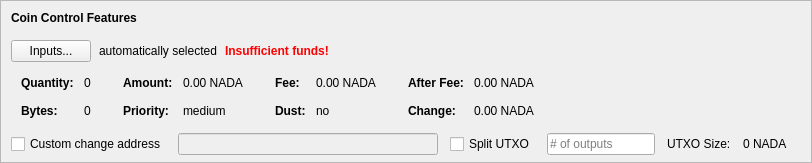
    <widget class="QFrame" name="frameCoinControl">
     <property name="sizePolicy">
      <sizepolicy hsizetype="Expanding" vsizetype="Expanding">
       <horstretch>0</horstretch>
       <verstretch>0</verstretch>
      </sizepolicy>
     </property>
     <property name="maximumSize">
      <size>
       <width>16777215</width>
       <height>16777215</height>
      </size>
     </property>
     <property name="frameShape">
      <enum>QFrame::StyledPanel</enum>
     </property>
     <property name="frameShadow">
      <enum>QFrame::Sunken</enum>
     </property>
     <layout class="QVBoxLayout" name="verticalLayoutCoinControl2">
      <property name="spacing">
       <number>0</number>
      </property>
      <property name="leftMargin">
       <number>0</number>
      </property>
      <property name="topMargin">
       <number>0</number>
      </property>
      <property name="rightMargin">
       <number>0</number>
      </property>
      <property name="bottomMargin">
       <number>6</number>
      </property>
      <item>
       <layout class="QVBoxLayout" name="verticalLayoutCoinControl" stretch="0,0,0,0,1">
        <property name="spacing">
         <number>0</number>
        </property>
        <property name="leftMargin">
         <number>10</number>
        </property>
        <property name="topMargin">
         <number>10</number>
        </property>
        <item>
         <layout class="QHBoxLayout" name="horizontalLayoutCoinControl1">
          <property name="bottomMargin">
           <number>15</number>
          </property>
          <item>
           <widget class="QLabel" name="labelCoinControlFeatures">
            <property name="sizePolicy">
             <sizepolicy hsizetype="Preferred" vsizetype="Maximum">
              <horstretch>0</horstretch>
              <verstretch>0</verstretch>
             </sizepolicy>
            </property>
            <property name="font">
             <font>
              <weight>75</weight>
              <bold>true</bold>
             </font>
            </property>
            <property name="styleSheet">
             <string notr="true">font-weight:bold;</string>
            </property>
            <property name="text">
             <string>Coin Control Features</string>
            </property>
           </widget>
          </item>
         </layout>
        </item>
        <item>
         <layout class="QHBoxLayout" name="horizontalLayoutCoinControl2" stretch="0,0,0,0">
          <property name="spacing">
           <number>8</number>
          </property>
          <property name="bottomMargin">
           <number>10</number>
          </property>
          <item>
           <widget class="QPushButton" name="pushButtonCoinControl">
            <property name="styleSheet">
             <string notr="true"/>
            </property>
            <property name="text">
             <string>Inputs...</string>
            </property>
            <property name="autoDefault">
             <bool>false</bool>
            </property>
           </widget>
          </item>
          <item>
           <widget class="QLabel" name="labelCoinControlAutomaticallySelected">
            <property name="text">
             <string>automatically selected</string>
            </property>
            <property name="margin">
             <number>5</number>
            </property>
           </widget>
          </item>
          <item>
           <widget class="QLabel" name="labelCoinControlInsuffFunds">
            <property name="font">
             <font>
              <weight>75</weight>
              <bold>true</bold>
             </font>
            </property>
            <property name="styleSheet">
             <string notr="true">color:red;font-weight:bold;</string>
            </property>
            <property name="text">
             <string>Insufficient funds!</string>
            </property>
            <property name="margin">
             <number>5</number>
            </property>
           </widget>
          </item>
          <item>
           <spacer name="horizontalSpacerCoinControl">
            <property name="orientation">
             <enum>Qt::Horizontal</enum>
            </property>
            <property name="sizeHint" stdset="0">
             <size>
              <width>40</width>
              <height>1</height>
             </size>
            </property>
           </spacer>
          </item>
         </layout>
        </item>
        <item>
         <widget class="QWidget" name="widgetCoinControl" native="true">
          <property name="sizePolicy">
           <sizepolicy hsizetype="Preferred" vsizetype="Preferred">
            <horstretch>0</horstretch>
            <verstretch>0</verstretch>
           </sizepolicy>
          </property>
          <property name="minimumSize">
           <size>
            <width>0</width>
            <height>0</height>
           </size>
          </property>
          <property name="styleSheet">
           <string notr="true"/>
          </property>
          <layout class="QHBoxLayout" name="horizontalLayoutCoinControl5">
           <property name="leftMargin">
            <number>0</number>
           </property>
           <property name="topMargin">
            <number>0</number>
           </property>
           <property name="rightMargin">
            <number>0</number>
           </property>
           <property name="bottomMargin">
            <number>0</number>
           </property>
           <item>
            <layout class="QHBoxLayout" name="horizontalLayoutCoinControl3" stretch="0,0,0,1">
             <property name="spacing">
              <number>20</number>
             </property>
             <property name="topMargin">
              <number>0</number>
             </property>
             <property name="bottomMargin">
              <number>10</number>
             </property>
             <item>
              <layout class="QFormLayout" name="formLayoutCoinControl1">
               <property name="horizontalSpacing">
                <number>10</number>
               </property>
               <property name="verticalSpacing">
                <number>14</number>
               </property>
               <property name="leftMargin">
                <number>10</number>
               </property>
               <property name="topMargin">
                <number>4</number>
               </property>
               <property name="rightMargin">
                <number>6</number>
               </property>
               <item row="0" column="0">
                <widget class="QLabel" name="labelCoinControlQuantityText">
                 <property name="font">
                  <font>
                   <weight>75</weight>
                   <bold>true</bold>
                  </font>
                 </property>
                 <property name="text">
                  <string>Quantity:</string>
                 </property>
                 <property name="margin">
                  <number>0</number>
                 </property>
                </widget>
               </item>
               <item row="0" column="1">
                <widget class="QLabel" name="labelCoinControlQuantity">
                 <property name="cursor">
                  <cursorShape>IBeamCursor</cursorShape>
                 </property>
                 <property name="contextMenuPolicy">
                  <enum>Qt::ActionsContextMenu</enum>
                 </property>
                 <property name="text">
                  <string notr="true">0</string>
                 </property>
                 <property name="margin">
                  <number>0</number>
                 </property>
                 <property name="textInteractionFlags">
                  <set>Qt::LinksAccessibleByMouse|Qt::TextSelectableByKeyboard|Qt::TextSelectableByMouse</set>
                 </property>
                </widget>
               </item>
               <item row="1" column="0">
                <widget class="QLabel" name="labelCoinControlBytesText">
                 <property name="font">
                  <font>
                   <weight>75</weight>
                   <bold>true</bold>
                  </font>
                 </property>
                 <property name="text">
                  <string>Bytes:</string>
                 </property>
                </widget>
               </item>
               <item row="1" column="1">
                <widget class="QLabel" name="labelCoinControlBytes">
                 <property name="cursor">
                  <cursorShape>IBeamCursor</cursorShape>
                 </property>
                 <property name="contextMenuPolicy">
                  <enum>Qt::ActionsContextMenu</enum>
                 </property>
                 <property name="text">
                  <string notr="true">0</string>
                 </property>
                 <property name="textInteractionFlags">
                  <set>Qt::LinksAccessibleByMouse|Qt::TextSelectableByKeyboard|Qt::TextSelectableByMouse</set>
                 </property>
                </widget>
               </item>
              </layout>
             </item>
             <item>
              <layout class="QFormLayout" name="formLayoutCoinControl2">
               <property name="horizontalSpacing">
                <number>10</number>
               </property>
               <property name="verticalSpacing">
                <number>14</number>
               </property>
               <property name="leftMargin">
                <number>6</number>
               </property>
               <property name="topMargin">
                <number>4</number>
               </property>
               <property name="rightMargin">
                <number>6</number>
               </property>
               <item row="0" column="0">
                <widget class="QLabel" name="labelCoinControlAmountText">
                 <property name="font">
                  <font>
                   <weight>75</weight>
                   <bold>true</bold>
                  </font>
                 </property>
                 <property name="text">
                  <string>Amount:</string>
                 </property>
                 <property name="margin">
                  <number>0</number>
                 </property>
                </widget>
               </item>
               <item row="0" column="1">
                <widget class="QLabel" name="labelCoinControlAmount">
                 <property name="cursor">
                  <cursorShape>IBeamCursor</cursorShape>
                 </property>
                 <property name="contextMenuPolicy">
                  <enum>Qt::ActionsContextMenu</enum>
                 </property>
                 <property name="text">
                  <string notr="true">0.00 NADA</string>
                 </property>
                 <property name="textInteractionFlags">
                  <set>Qt::LinksAccessibleByMouse|Qt::TextSelectableByKeyboard|Qt::TextSelectableByMouse</set>
                 </property>
                </widget>
               </item>
               <item row="1" column="0">
                <widget class="QLabel" name="labelCoinControlPriorityText">
                 <property name="font">
                  <font>
                   <weight>75</weight>
                   <bold>true</bold>
                  </font>
                 </property>
                 <property name="text">
                  <string>Priority:</string>
                 </property>
                </widget>
               </item>
               <item row="1" column="1">
                <widget class="QLabel" name="labelCoinControlPriority">
                 <property name="cursor">
                  <cursorShape>IBeamCursor</cursorShape>
                 </property>
                 <property name="contextMenuPolicy">
                  <enum>Qt::ActionsContextMenu</enum>
                 </property>
                 <property name="text">
                  <string>medium</string>
                 </property>
                 <property name="textInteractionFlags">
                  <set>Qt::LinksAccessibleByMouse|Qt::TextSelectableByKeyboard|Qt::TextSelectableByMouse</set>
                 </property>
                </widget>
               </item>
              </layout>
             </item>
             <item>
              <layout class="QFormLayout" name="formLayoutCoinControl3">
               <property name="horizontalSpacing">
                <number>10</number>
               </property>
               <property name="verticalSpacing">
                <number>14</number>
               </property>
               <property name="leftMargin">
                <number>6</number>
               </property>
               <property name="topMargin">
                <number>4</number>
               </property>
               <property name="rightMargin">
                <number>6</number>
               </property>
               <item row="0" column="0">
                <widget class="QLabel" name="labelCoinControlFeeText">
                 <property name="font">
                  <font>
                   <weight>75</weight>
                   <bold>true</bold>
                  </font>
                 </property>
                 <property name="text">
                  <string>Fee:</string>
                 </property>
                 <property name="margin">
                  <number>0</number>
                 </property>
                </widget>
               </item>
               <item row="0" column="1">
                <widget class="QLabel" name="labelCoinControlFee">
                 <property name="cursor">
                  <cursorShape>IBeamCursor</cursorShape>
                 </property>
                 <property name="contextMenuPolicy">
                  <enum>Qt::ActionsContextMenu</enum>
                 </property>
                 <property name="text">
                  <string notr="true">0.00 NADA</string>
                 </property>
                 <property name="textInteractionFlags">
                  <set>Qt::LinksAccessibleByMouse|Qt::TextSelectableByKeyboard|Qt::TextSelectableByMouse</set>
                 </property>
                </widget>
               </item>
               <item row="1" column="0">
                <widget class="QLabel" name="labelCoinControlLowOutputText">
                 <property name="font">
                  <font>
                   <weight>75</weight>
                   <bold>true</bold>
                  </font>
                 </property>
                 <property name="text">
                  <string>Dust:</string>
                 </property>
                </widget>
               </item>
               <item row="1" column="1">
                <widget class="QLabel" name="labelCoinControlLowOutput">
                 <property name="cursor">
                  <cursorShape>IBeamCursor</cursorShape>
                 </property>
                 <property name="contextMenuPolicy">
                  <enum>Qt::ActionsContextMenu</enum>
                 </property>
                 <property name="text">
                  <string>no</string>
                 </property>
                 <property name="textInteractionFlags">
                  <set>Qt::LinksAccessibleByMouse|Qt::TextSelectableByKeyboard|Qt::TextSelectableByMouse</set>
                 </property>
                </widget>
               </item>
              </layout>
             </item>
             <item>
              <layout class="QFormLayout" name="formLayoutCoinControl4">
               <property name="horizontalSpacing">
                <number>10</number>
               </property>
               <property name="verticalSpacing">
                <number>14</number>
               </property>
               <property name="leftMargin">
                <number>6</number>
               </property>
               <property name="topMargin">
                <number>4</number>
               </property>
               <property name="rightMargin">
                <number>6</number>
               </property>
               <item row="0" column="0">
                <widget class="QLabel" name="labelCoinControlAfterFeeText">
                 <property name="font">
                  <font>
                   <weight>75</weight>
                   <bold>true</bold>
                  </font>
                 </property>
                 <property name="text">
                  <string>After Fee:</string>
                 </property>
                 <property name="margin">
                  <number>0</number>
                 </property>
                </widget>
               </item>
               <item row="0" column="1">
                <widget class="QLabel" name="labelCoinControlAfterFee">
                 <property name="cursor">
                  <cursorShape>IBeamCursor</cursorShape>
                 </property>
                 <property name="contextMenuPolicy">
                  <enum>Qt::ActionsContextMenu</enum>
                 </property>
                 <property name="text">
                  <string notr="true">0.00 NADA</string>
                 </property>
                 <property name="textInteractionFlags">
                  <set>Qt::LinksAccessibleByMouse|Qt::TextSelectableByKeyboard|Qt::TextSelectableByMouse</set>
                 </property>
                </widget>
               </item>
               <item row="1" column="0">
                <widget class="QLabel" name="labelCoinControlChangeText">
                 <property name="font">
                  <font>
                   <weight>75</weight>
                   <bold>true</bold>
                  </font>
                 </property>
                 <property name="text">
                  <string>Change:</string>
                 </property>
                </widget>
               </item>
               <item row="1" column="1">
                <widget class="QLabel" name="labelCoinControlChange">
                 <property name="cursor">
                  <cursorShape>IBeamCursor</cursorShape>
                 </property>
                 <property name="contextMenuPolicy">
                  <enum>Qt::ActionsContextMenu</enum>
                 </property>
                 <property name="text">
                  <string notr="true">0.00 NADA</string>
                 </property>
                 <property name="textInteractionFlags">
                  <set>Qt::LinksAccessibleByMouse|Qt::TextSelectableByKeyboard|Qt::TextSelectableByMouse</set>
                 </property>
                </widget>
               </item>
              </layout>
             </item>
            </layout>
           </item>
          </layout>
         </widget>
        </item>
        <item>
         <layout class="QHBoxLayout" name="horizontalLayoutCoinControl4" stretch="0,0,0,0,0,0,0">
          <property name="spacing">
           <number>12</number>
          </property>
          <property name="sizeConstraint">
           <enum>QLayout::SetDefaultConstraint</enum>
          </property>
          <property name="topMargin">
           <number>5</number>
          </property>
          <property name="rightMargin">
           <number>5</number>
          </property>
          <item>
           <widget class="QCheckBox" name="checkBoxCoinControlChange">
            <property name="toolTip">
             <string>If this is activated, but the change address is empty or invalid, change will be sent to a newly generated address.</string>
            </property>
            <property name="text">
             <string>Custom change address</string>
            </property>
           </widget>
          </item>
          <item>
           <widget class="QValidatedLineEdit" name="lineEditCoinControlChange">
            <property name="enabled">
             <bool>false</bool>
            </property>
            <property name="sizePolicy">
             <sizepolicy hsizetype="Expanding" vsizetype="Fixed">
              <horstretch>0</horstretch>
              <verstretch>0</verstretch>
             </sizepolicy>
            </property>
           </widget>
          </item>
          <item>
           <widget class="QCheckBox" name="splitBlockCheckBox">
            <property name="text">
             <string>Split UTXO</string>
            </property>
           </widget>
          </item>
          <item>
           <widget class="QLineEdit" name="splitBlockLineEdit">
            <property name="sizePolicy">
             <sizepolicy hsizetype="Fixed" vsizetype="Fixed">
              <horstretch>50</horstretch>
              <verstretch>0</verstretch>
             </sizepolicy>
            </property>
            <property name="placeholderText">
             <string># of outputs</string>
            </property>
           </widget>
          </item>
          <item>
           <widget class="QLabel" name="labelBlockSizeText">
            <property name="text">
             <string>UTXO Size:</string>
            </property>
           </widget>
          </item>
          <item>
           <widget class="QLabel" name="labelBlockSize">
            <property name="text">
             <string>0 NADA</string>
            </property>
           </widget>
          </item>
          <item>
           <widget class="QLabel" name="labelCoinControlChangeLabel">
            <property name="sizePolicy">
             <sizepolicy hsizetype="Preferred" vsizetype="Expanding">
              <horstretch>0</horstretch>
              <verstretch>0</verstretch>
             </sizepolicy>
            </property>
            <property name="minimumSize">
             <size>
              <width>0</width>
              <height>0</height>
             </size>
            </property>
            <property name="text">
             <string/>
            </property>
            <property name="margin">
             <number>3</number>
            </property>
           </widget>
          </item>
         </layout>
        </item>
        <item>
         <spacer name="verticalSpacerCoinControl">
          <property name="orientation">
           <enum>Qt::Vertical</enum>
          </property>
          <property name="sizeHint" stdset="0">
           <size>
            <width>800</width>
            <height>1</height>
           </size>
          </property>
         </spacer>
        </item>
       </layout>
      </item>
     </layout>
    </widget>
